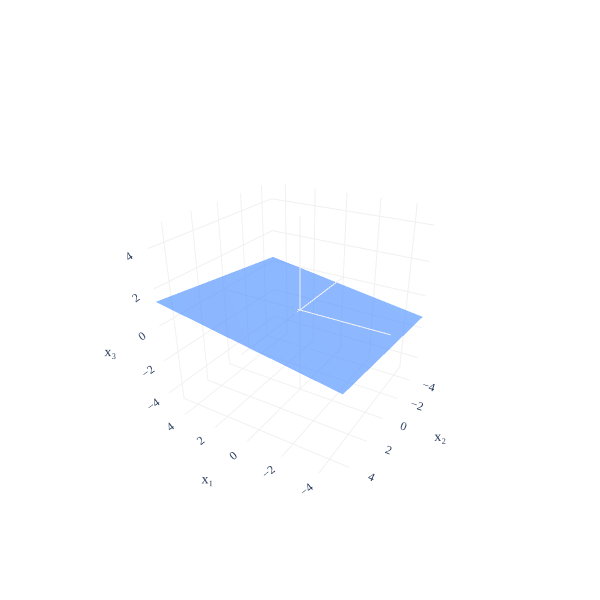

Write notebook code for a chart like this one.
### Markdown cell above
---

## Subspaces

As I said earlier, we'll stick to considering vector spaces of the form $\mathbb{R}^n$. 

A theme that we've studied over the past few sections is that of a subspace: a subset of a vector space. The span of a set of vectors in $\mathbb{R}^n$ is a subspace of $\mathbb{R}^n$, as is a line or plane through the origin. Let me be a bit more precise.

:::{note} Definition: Subspace

A subspace $S$ of a vector space $V$ is a set of vectors in $V$ where:

1. The zero vector is in $S$
1. If $\vec u, \vec v \in S$, then $\vec u + \vec v \in S$
1. If $\vec u \in S$ and $c$ is a scalar, then $c \vec u \in S$

The last two properties together tell us that **$S$ must be "closed" under addition and scalar multiplication**.
:::

A simpler way of thinking of the last two properties is that if you take any two vectors $\vec u, \vec v \in S$, then any linear combination $c\vec u + d\vec v$ must also be in $S$. This is the practical way we'll "check" if $S$ is a subspace of $V$.

Many years ago, one of the great math teachers I had used the following example to explain what the term **closure** meant:

> If you put two elephants in a cage, and one day a third animal comes out, that third animal is still an elephant. - [J. Bruce White](https://www.familiesfirst.ca/memorials/j-bruce-white/5608620/), 1938-2025

The plane below is an example of a subspace of $\mathbb{R}^3$.

### Code cell
import numpy as np
import plotly.graph_objects as go

v1 = (5, 2, 1)
v2 = (-2, 3, 0)

plane_extent = 20
num_points = 3

s_range = np.linspace(-plane_extent, plane_extent, num_points)
t_range = np.linspace(-plane_extent, plane_extent, num_points)
s_grid, t_grid = np.meshgrid(s_range, t_range)

plane_x = s_grid * v1[0] + t_grid * v2[0]
plane_y = s_grid * v1[1] + t_grid * v2[1]
plane_z = s_grid * v1[2] + t_grid * v2[2]

fig = go.Figure()

fig.add_trace(go.Surface(
    x=plane_x,
    y=plane_y,
    z=plane_z,
    opacity=0.8,
    colorscale=[[0, 'rgba(61,129,246,0.8)'], [1, 'rgba(61,129,246,0.8)']],
    showscale=False,
))

# Add faint lines at x=0, y=0, z=0
line_range = [-10, 10]
fig.add_trace(go.Scatter3d(
    x=[0, 0], y=line_range, z=[0, 0],
    mode='lines',
    line=dict(color='#f0f0f0', width=2),
    showlegend=False,
    hoverinfo='skip'
))
fig.add_trace(go.Scatter3d(
    x=line_range, y=[0, 0], z=[0, 0],
    mode='lines',
    line=dict(color='#f0f0f0', width=2),
    showlegend=False,
    hoverinfo='skip'
))
fig.add_trace(go.Scatter3d(
    x=[0, 0], y=[0, 0], z=line_range,
    mode='lines',
    line=dict(color='#f0f0f0', width=2),
    showlegend=False,
    hoverinfo='skip'
))

fig.update_layout(
    scene=dict(
        xaxis=dict(
            range=[-5, 5],
            title='x₁',
            backgroundcolor='white',
            gridcolor='#f0f0f0',
            zerolinecolor='#f0f0f0',
            showbackground=True,
            # tickfont=dict(family='Palatino'),
            # titlefont=dict(family='Palatino')
        ),
        yaxis=dict(
            range=[-5, 5],
            title='x₂',
            backgroundcolor='white',
            gridcolor='#f0f0f0',
            zerolinecolor='#f0f0f0',
            showbackground=True,
            # tickfont=dict(family='Palatino'),
            # titlefont=dict(family='Palatino')
        ),
        zaxis=dict(
            range=[-5, 5],
            title='x₃',
            backgroundcolor='white',
            gridcolor='#f0f0f0',
            zerolinecolor='#f0f0f0',
            showbackground=True,
            # tickfont=dict(family='Palatino'),
            # titlefont=dict(family='Palatino')
        ),
        aspectmode='cube',
    ),
    width=600,
    height=600,
    scene_camera=dict(
        eye=dict(x=-1.2, y=2, z=1.2)
    ),
    font=dict(family='Palatino'),
    paper_bgcolor='white',
    plot_bgcolor='white'
)

fig.show()

### Figure 1 — Plotly figure (JSON) as saved in the notebook; plotly's stock layout.template omitted (floating-point values rounded to 4 significant figures)
{"data": [{"colorscale": [[0, "rgba(61,129,246,0.8)"], [1, "rgba(61,129,246,0.8)"]], "opacity": 0.8, "showscale": false, "type": "surface", "x": [[-60.0, 40.0, 140.0], [-100.0, 0.0, 100.0], [-140.0, -40.0, 60.0]], "y": [[-100.0, -60.0, -20.0], [-40.0, 0.0, 40.0], [20.0, 60.0, 100.0]], "z": [[-20.0, 0.0, 20.0], [-20.0, 0.0, 20.0], [-20.0, 0.0, 20.0]]}, {"hoverinfo": "skip", "line": {"color": "#f0f0f0", "width": 2}, "mode": "lines", "showlegend": false, "type": "scatter3d", "x": [0, 0], "y": [-10, 10], "z": [0, 0]}, {"hoverinfo": "skip", "line": {"color": "#f0f0f0", "width": 2}, "mode": "lines", "showlegend": false, "type": "scatter3d", "x": [-10, 10], "y": [0, 0], "z": [0, 0]}, {"hoverinfo": "skip", "line": {"color": "#f0f0f0", "width": 2}, "mode": "lines", "showlegend": false, "type": "scatter3d", "x": [0, 0], "y": [0, 0], "z": [-10, 10]}], "layout": {"font": {"family": "Palatino"}, "height": 600, "paper_bgcolor": "white", "plot_bgcolor": "white", "scene": {"aspectmode": "cube", "camera": {"eye": {"x": -1.2, "y": 2, "z": 1.2}}, "xaxis": {"backgroundcolor": "white", "gridcolor": "#f0f0f0", "range": [-5, 5], "showbackground": true, "title": {"text": "x₁"}, "zerolinecolor": "#f0f0f0"}, "yaxis": {"backgroundcolor": "white", "gridcolor": "#f0f0f0", "range": [-5, 5], "showbackground": true, "title": {"text": "x₂"}, "zerolinecolor": "#f0f0f0"}, "zaxis": {"backgroundcolor": "white", "gridcolor": "#f0f0f0", "range": [-5, 5], "showbackground": true, "title": {"text": "x₃"}, "zerolinecolor": "#f0f0f0"}}, "width": 600}}
